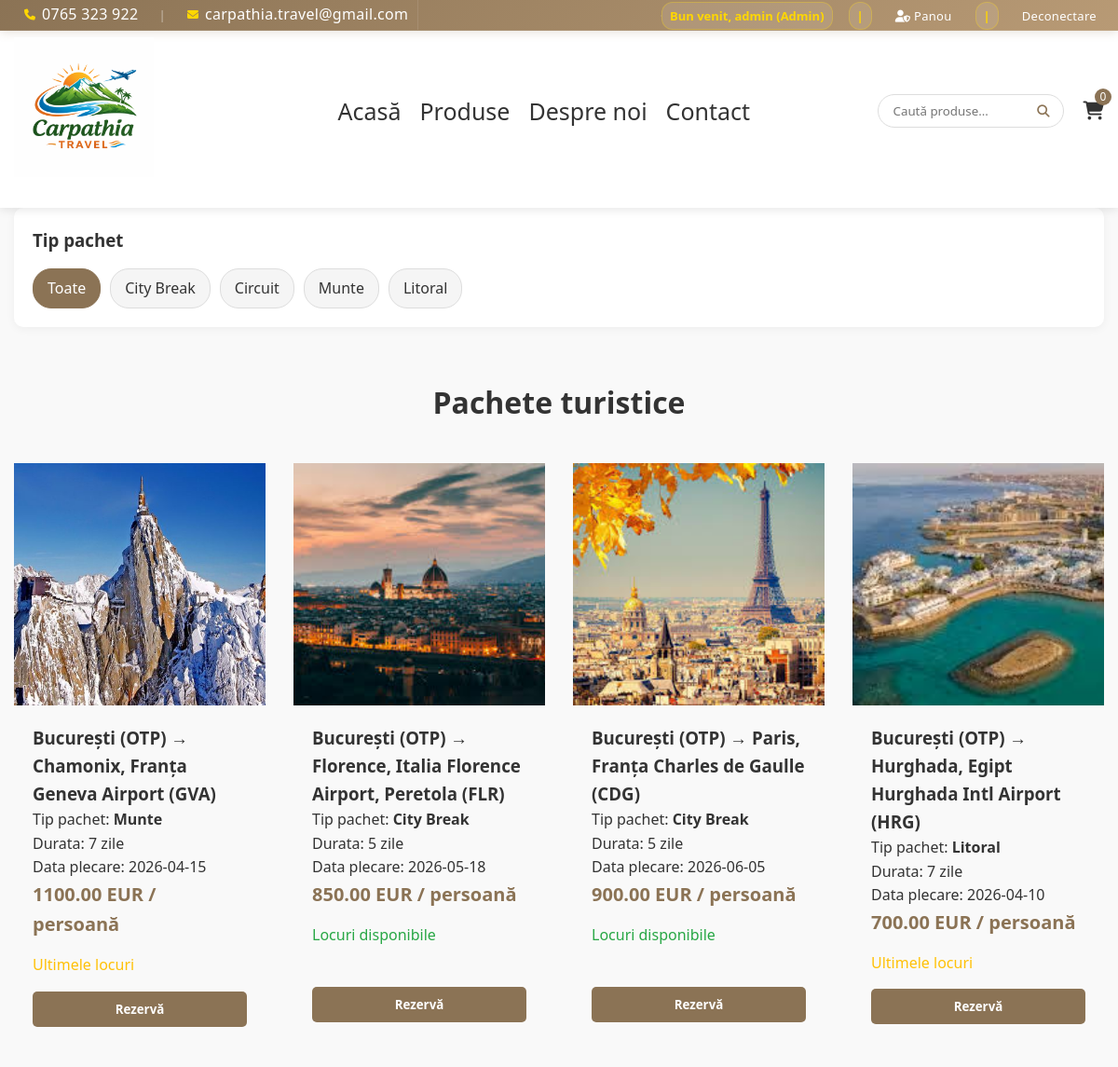
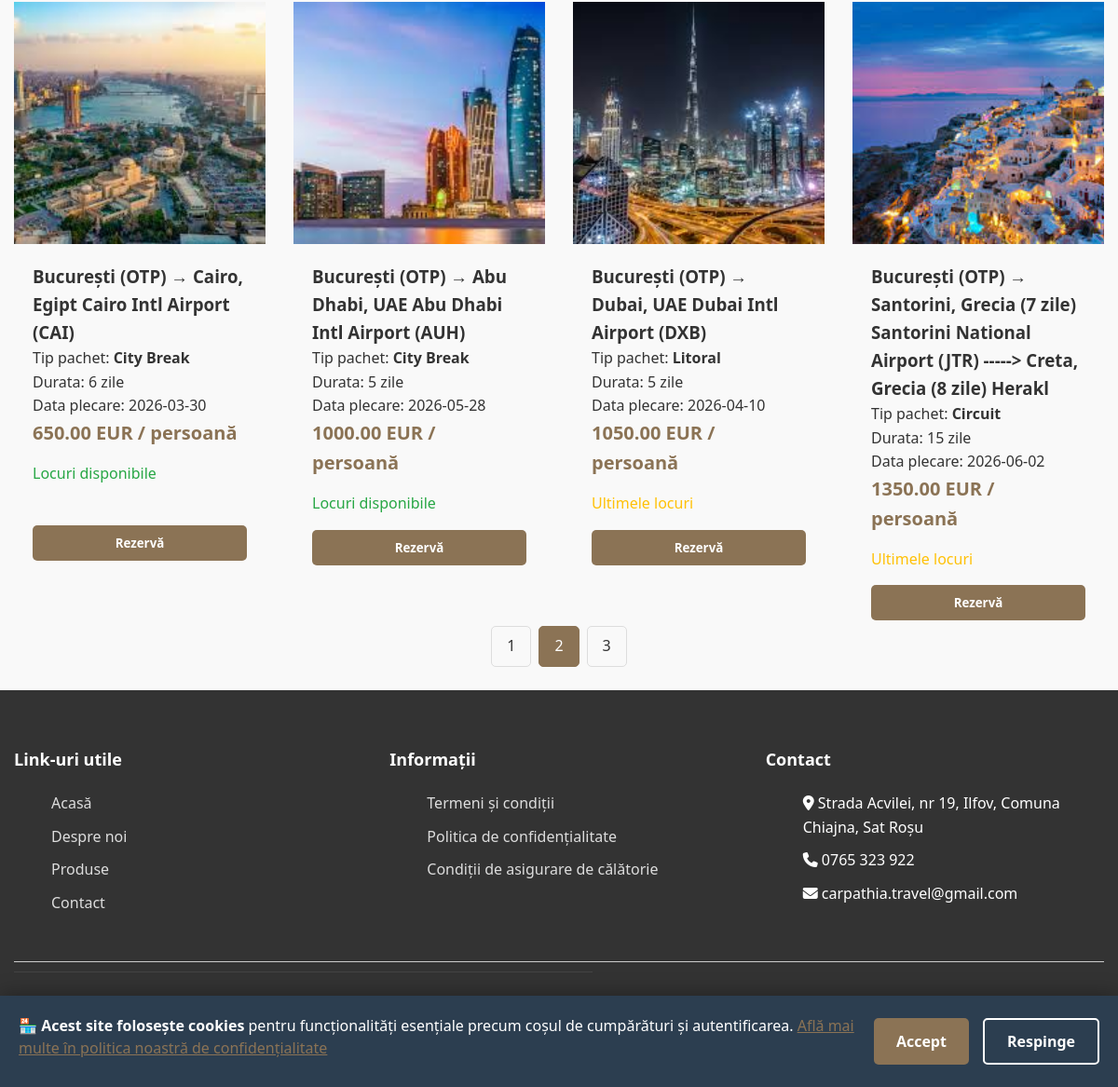
The app's page /produse.php?pagina=2 (signed in) with its own data (2 pictures, top to bottom).
### tables this page shows
CREATE TABLE `produse` (
  `id` int(11) NOT NULL,
  `tip_pachet` varchar(255) NOT NULL,
  `plecare` varchar(100) NOT NULL,
  `destinatie` varchar(100) NOT NULL,
  `descriere` text NOT NULL,
  `pret` decimal(10,2) NOT NULL,
  `durata` int(11) NOT NULL COMMENT 'Durata in zile',
  `locuri_disponibile` int(11) NOT NULL DEFAULT 20,
  `data_plecare` date DEFAULT NULL
);

### functions.php (called while the page is built, shortened)
<?php
function getProduse($filtruCategorie = '', $filtruPret = '', $sortare = '', $pagina = 1, $produsePerPagina = 8) {
    global $conn;
    $pagina = max(1, (int)$pagina);
    $produsePerPagina = max(1, (int)$produsePerPagina);
    $start = ($pagina - 1) * $produsePerPagina;
    $params = [];
    $types = '';
    $whereClause = '';
    $orderBy = "ORDER BY p.id DESC";
    $sql = "
        SELECT p.*,
               (SELECT imagine
                FROM imagini_produse
                WHERE id_produs = p.id
                ORDER BY ordine ASC
                LIMIT 1) AS imagine_principala
        FROM produse p
        $whereClause
        $orderBy
        LIMIT ?, ?
    ";
    $params[] = $start;
    $params[] = $produsePerPagina;
    $types .= "ii";
    $stmt = $conn->prepare($sql);
    $stmt->bind_param($types, ...$params);
    $stmt->execute();
    return $stmt->get_result();
}
function getTotalProduse($filtruCategorie = '', $filtruPret = '') {
    global $conn;
    $types = '';
    $whereClause = '';
    $sql = "SELECT COUNT(*) AS total FROM produse $whereClause";
    $stmt = $conn->prepare($sql);
    $stmt->execute();
    $row = $stmt->get_result()->fetch_assoc();
    return (int)($row['total'] ?? 0);
}
?>

### produse.php (the view, shortened to what this page needs)
<?php
require 'functions.php';
$filtruTip = $_GET['categorie'] ?? '';
$filtruPret = $_GET['pret'] ?? '';
$sortare = $_GET['sortare'] ?? '';
$pagina = (int)($_GET['pagina'] ?? 1);
$produse = getProduse($filtruTip, $filtruPret, $sortare, $pagina, 8);
$totalProduse = getTotalProduse($filtruTip, $filtruPret);
$totalPagini = (int)ceil($totalProduse / 8);
require 'header.php';
?>
<!DOCTYPE html>
<html lang="ro">
<head>
    <link rel="stylesheet" href="style.css">
</head>
<body>
<div class="container">
    <div class="filters">
        <form method="GET">
            <h3>Tip pachet</h3>
            <div class="filter-options">
                <a href="produse.php" class="filter-btn <?= empty($filtruTip) ? 'active' : '' ?>">Toate</a>
                <?php
                $keep = [];
                ?>
                <a href="?<?= htmlspecialchars(http_build_query(array_merge($keep, ['categorie'=>'city break']))) ?>"
                   class="filter-btn <?= $filtruTip=='city break'?'active':'' ?>">City Break</a>
                <a href="?<?= htmlspecialchars(http_build_query(array_merge($keep, ['categorie'=>'circuit']))) ?>"
                   class="filter-btn <?= $filtruTip=='circuit'?'active':'' ?>">Circuit</a>
                <a href="?<?= htmlspecialchars(http_build_query(array_merge($keep, ['categorie'=>'munte']))) ?>"
                   class="filter-btn <?= $filtruTip=='munte'?'active':'' ?>">Munte</a>
                <a href="?<?= htmlspecialchars(http_build_query(array_merge($keep, ['categorie'=>'litoral']))) ?>"
                   class="filter-btn <?= $filtruTip=='litoral'?'active':'' ?>">Litoral</a>
            </div>
        </form>
    </div>
</div>
<div class="container">
    <h1 class="section-title">Pachete turistice</h1>
    <div class="products-grid">
        <?php while($produs = $produse->fetch_assoc()):
            $imagine = $produs['imagine_principala'] ?? 'img/no-image.jpg';
            $locuri = (int)($produs['locuri_disponibile'] ?? 0);
            if ($locuri > 5) {
                $status = "Locuri disponibile";
                $class = "available";
            } elseif ($locuri > 0) {
                $status = "Ultimele locuri";
                $class = "low-stock";
            } else {
                $status = "Indisponibil";
                $class = "out-of-stock";
            }
        ?>
        <div class="product-card">
            <a href="produs.php?id=<?= (int)$produs['id'] ?>">
                <img class="product-card-img" src="<?= htmlspecialchars($imagine) ?>" alt="<?= htmlspecialchars($produs['destinatie'] ?? '') ?>">
            </a>
            <div class="product-content">
                <h3><?= htmlspecialchars($produs['plecare'] ?? '') ?> → <?= htmlspecialchars($produs['destinatie'] ?? '') ?></h3>
                <p class="product-type">
                    Tip pachet: <strong><?= htmlspecialchars(ucfirst($produs['tip_pachet'] ?? '')) ?></strong>
                </p>
                <p class="product-duration">
                    Durata: <?= (int)($produs['durata'] ?? 0) ?> zile
                </p>
                <p class="product-date">
                    Data plecare: <?= htmlspecialchars($produs['data_plecare'] ?? '') ?>
                </p>
                <div class="product-price">
                    <?= htmlspecialchars($produs['pret'] ?? '') ?> EUR / persoană
                </div>
                <div class="product-availability <?= $class ?>">
                    <?= $status ?>
                </div>
                <?php if ($locuri > 0): ?>
                    <form method="POST" action="adauga_cos.php" class="add-to-cart-form">
                        <button type="submit" class="add-to-cart">Rezervă</button>
                    </form>
                <?php else: ?>
                    <button class="add-to-cart disabled" disabled>Indisponibil</button>
                <?php endif; ?>
            </div>
        </div>
        <?php endwhile; ?>
    </div>
    <?php if ($totalPagini > 1): ?>
    <div class="pagination">
        <?php
            $params = $_GET;
            for ($i = 1; $i <= $totalPagini; $i++):
                $params['pagina'] = $i;
                $url = '?' . http_build_query($params);
        ?>
            <a href="<?= htmlspecialchars($url) ?>" class="<?= ($i === (int)$pagina) ? 'active' : '' ?>">
                <?= $i ?>
            </a>
        <?php endfor; ?>
    </div>
    <?php endif; ?>
</div>
</body>
</html>
<?php require 'footer.php'; ?>

### style.css (style rules this page uses)
* { margin: 0; box-sizing: border-box; font-family: 'Segoe UI', Tahoma, Geneva, Verdana, sans-serif; }
body { background-color: #f9f9f9; color: #333; line-height: 1.6; height: 100%; margin: 0; display: flex; flex-direction: column; }
html, body { height: 100%; margin: 0; }
.container { width: 100%; max-width: 1200px; margin: 0 auto; padding: 0 15px; padding-bottom: 25px; }
.available { color: #28a745; }
.low-stock { color: #ffc107; }
.section-title { text-align: center; margin-bottom: 40px; font-size: 32px; color: #333; }
.products-grid { display: grid; grid-template-columns: repeat(auto-fill, minmax(250px, 1fr)); gap: 30px; margin-bottom: 50px; }
.product-card img.product-card-img { width: 100%; height: 260px; object-fit: cover; display: flex; flex-direction: column; color: gray; }
.product-content { padding: 20px; height: 360px; display: flex; flex-direction: column; flex: 1; }
.product-content form { display: flex; flex-direction: column; margin-top: auto; }
.product-price, .product-price-card { font-size: 20px; font-weight: bold; color: #8B7355; margin-bottom: 15px; }
.add-to-cart { margin-top: 15px; background-color: #8B7355; color: white; border: none; padding: 10px 15px; border-radius: 5px; cursor: pointer; width: 100%; font-weight: bold; transition: background-color 0.3s; }
.filters { background-color: white; padding: 20px; border-radius: 10px; box-shadow: 0 2px 10px rgba(0, 0, 0, 0.05); margin-bottom: 30px; }
.filter-options { display: flex; flex-wrap: wrap; gap: 10px; padding-top: 15px; }
.filter-btn { background-color: #f5f5f5; border: 1px solid #ddd; padding: 8px 15px; border-radius: 20px; cursor: pointer; transition: all 0.3s; text-decoration: none; color: #333; }
.filter-btn.active { background-color: #8B7355; color: white; border-color: #8B7355; }
.pagination { display: flex; justify-content: center; margin-top: 40px; }
.pagination a { color: #333; padding: 8px 16px; text-decoration: none; border: 1px solid #ddd; margin: 0 4px; border-radius: 5px; transition: background-color 0.3s; }
.pagination a.active { background-color: #8B7355; color: white; border-color: #8B7355; }

### records on screen
produse: shows a picture, plecare "București (OTP)", destinatie "Chamonix, Franța Geneva Airport (GVA)", tip_pachet "Munte", durata "7", data_plecare "2026-04-15", pret "1100.00", locuri_disponibile "Ultimele locuri"
produse: shows a picture, plecare "București (OTP)", destinatie "Florence, Italia Florence Airport, Peretola (FLR)", tip_pachet "City Break", durata "5", data_plecare "2026-05-18", pret "850.00", locuri_disponibile "Locuri disponibile"
produse: shows a picture, plecare "București (OTP)", destinatie "Paris, Franța Charles de Gaulle (CDG)", tip_pachet "City Break", durata "5", data_plecare "2026-06-05", pret "900.00", locuri_disponibile "Locuri disponibile"
produse: shows a picture, plecare "București (OTP)", destinatie "Hurghada, Egipt Hurghada Intl Airport (HRG)", tip_pachet "Litoral", durata "7", data_plecare "2026-04-10", pret "700.00", locuri_disponibile "Ultimele locuri"
produse: shows a picture, plecare "București (OTP)", destinatie "Cairo, Egipt Cairo Intl Airport (CAI)", tip_pachet "City Break", durata "6", data_plecare "2026-03-30", pret "650.00", locuri_disponibile "Locuri disponibile"
produse: shows a picture, plecare "București (OTP)", destinatie "Abu Dhabi, UAE Abu Dhabi Intl Airport (AUH)", tip_pachet "City Break", durata "5", data_plecare "2026-05-28", pret "1000.00", locuri_disponibile "Locuri disponibile"
produse: shows a picture, plecare "București (OTP)", destinatie "Dubai, UAE Dubai Intl Airport (DXB)", tip_pachet "Litoral", durata "5", data_plecare "2026-04-10", pret "1050.00", locuri_disponibile "Ultimele locuri"
produse: shows a picture, plecare "București (OTP)", destinatie "Santorini, Grecia (7 zile) Santorini National Airport (JTR) -----> Creta, Grecia (8 zile) Herakl", tip_pachet "Circuit", durata "15", data_plecare "2026-06-02", pret "1350.00", locuri_disponibile "Ultimele locuri"

### other values on screen
$_SESSION['user'] "admin"
$userRoleLabel "Admin"
getCartCount() "0"
